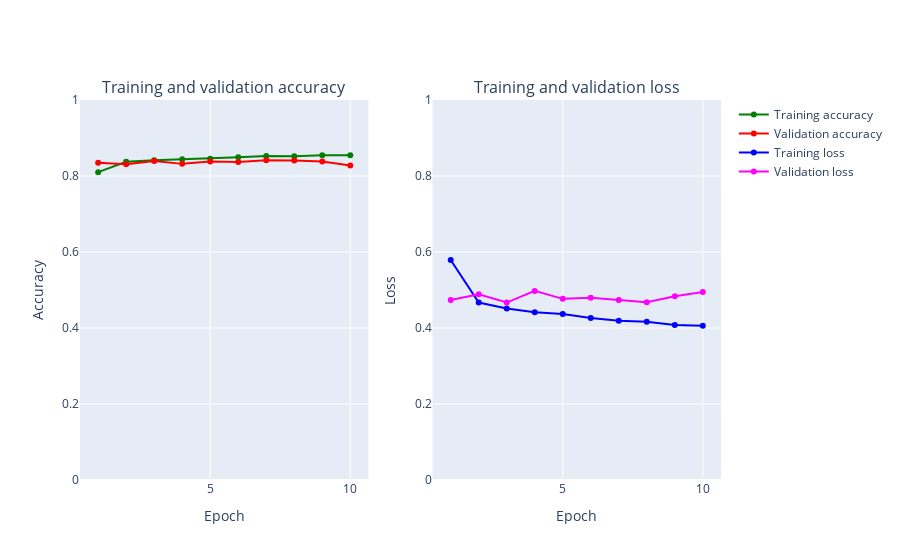

The cell this chart's notebook holds for it:
### Markdown cell above
## CNN (stupid baseline)

### Code cell
from tensorflow.keras.layers import Conv2D,Flatten
from numpy import mean
from numpy import std
from matplotlib import pyplot
from sklearn.model_selection import KFold
from keras.utils import to_categorical
from keras.models import Sequential
from keras.layers import Conv2D
from keras.layers import MaxPooling2D
from keras.layers import Dense
from keras.layers import Flatten
from keras.optimizers import SGD
from keras.layers import Dropout
from keras.layers import BatchNormalization
from keras.layers import Activation
from keras.layers import LeakyReLU
epochs = 15
num_classes = 10
seed = np.random.seed(1)

print('before',X_train.shape,X_test.shape)
print('before',y_train.shape,y_test.shape)
X_train = X_train.reshape((X_train.shape[0], 28, 28, 1))
X_test = X_test.reshape((X_test.shape[0], 28, 28, 1))
X_val = X_val.reshape((X_val.shape[0], 28, 28, 1))

y_train = to_categorical(y_train)
y_test = to_categorical(y_test)
y_val = to_categorical(y_val)
# print('after',X_train.shape,X_test.shape)
# print('after',y_train.shape,y_test.shape)




fashion_model = Sequential()
fashion_model.add(Conv2D(32, kernel_size=(3, 3),activation='linear',input_shape=(28,28,1)))
fashion_model.add(Conv2D(64, (3, 3), activation='linear'))
fashion_model.add(Flatten())
fashion_model.add(Dense(128, activation='linear'))
fashion_model.add(Dense(num_classes, activation='softmax'))

fashion_model.compile(loss='categorical_crossentropy', optimizer=keras.optimizers.Adam(),metrics=['accuracy'])
fashion_model.summary()

h_callback = fashion_model.fit(X_train, y_train, epochs = 10,
               validation_data=(X_test, y_test))

# Plot train vs test loss during training 
plot_accuracy_and_loss(h_callback)

### Figure 1 — Plotly figure (JSON) as saved in the notebook; plotly's stock layout.template omitted (floating-point values rounded to 4 significant figures)
{"data": [{"marker": {"color": "Green"}, "mode": "markers+lines", "name": "Training accuracy", "text": ["1", "2", "3", "4", "5", "6", "7", "8", "9", "10"], "type": "scatter", "x": [1, 2, 3, 4, 5, 6, 7, 8, 9, 10], "xaxis": "x", "y": [0.81, 0.8373, 0.8417, 0.8443, 0.8453, 0.8496, 0.8529, 0.852, 0.8545, 0.8544], "yaxis": "y"}, {"marker": {"color": "Red"}, "mode": "markers+lines", "name": "Validation accuracy", "text": ["1", "2", "3", "4", "5", "6", "7", "8", "9", "10"], "type": "scatter", "x": [1, 2, 3, 4, 5, 6, 7, 8, 9, 10], "xaxis": "x", "y": [0.8347, 0.8307, 0.8396, 0.8319, 0.8379, 0.8367, 0.8415, 0.841, 0.838, 0.8275], "yaxis": "y"}, {"marker": {"color": "Blue"}, "mode": "markers+lines", "name": "Training loss", "text": ["1", "2", "3", "4", "5", "6", "7", "8", "9", "10"], "type": "scatter", "x": [1, 2, 3, 4, 5, 6, 7, 8, 9, 10], "xaxis": "x2", "y": [0.5791, 0.4668, 0.4511, 0.4415, 0.4367, 0.4262, 0.4194, 0.4166, 0.408, 0.4061], "yaxis": "y2"}, {"marker": {"color": "Magenta"}, "mode": "markers+lines", "name": "Validation loss", "text": ["1", "2", "3", "4", "5", "6", "7", "8", "9", "10"], "type": "scatter", "x": [1, 2, 3, 4, 5, 6, 7, 8, 9, 10], "xaxis": "x2", "y": [0.4739, 0.4889, 0.467, 0.4976, 0.4767, 0.4795, 0.4734, 0.4676, 0.4837, 0.4945], "yaxis": "y2"}], "layout": {"annotations": [{"font": {"size": 16}, "showarrow": false, "text": "Training and validation accuracy", "x": 0.225, "xanchor": "center", "xref": "paper", "y": 1, "yanchor": "bottom", "yref": "paper"}, {"font": {"size": 16}, "showarrow": false, "text": "Training and validation loss", "x": 0.775, "xanchor": "center", "xref": "paper", "y": 1, "yanchor": "bottom", "yref": "paper"}], "xaxis": {"anchor": "y", "domain": [0, 0.45], "title": {"text": "Epoch"}}, "xaxis2": {"anchor": "y2", "domain": [0.55, 1], "title": {"text": "Epoch"}}, "yaxis": {"anchor": "x", "domain": [0, 1], "range": [0, 1], "title": {"text": "Accuracy"}}, "yaxis2": {"anchor": "x2", "domain": [0, 1], "range": [0, 1], "title": {"text": "Loss"}}}}
